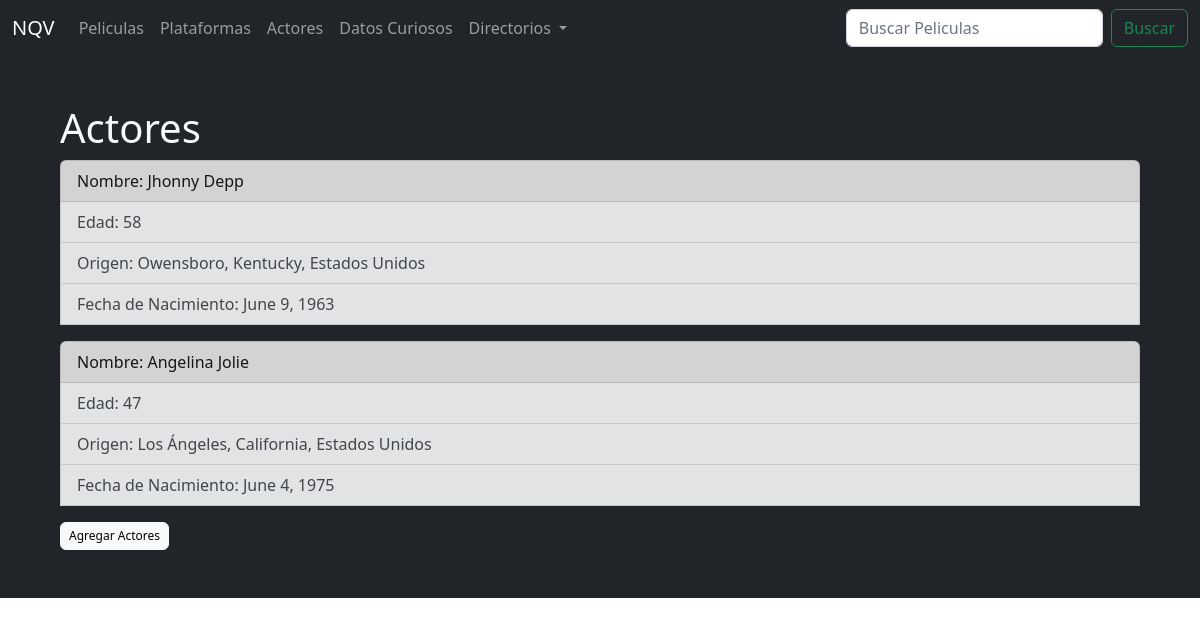
The page /AppNQV/actores on the database its author committed.
### AppNQV/models.py (models this page shows)
class Actores(models.Model):
    nombre= models.CharField(max_length=40,blank=True, null=True)
    apellido= models.CharField(max_length=40, blank=True, null=True)
    edad= models.IntegerField(blank=True, null=True)
    origen= models.CharField(max_length=40, blank=True, null=True)
    fechaDeNacimiento= models.DateField(blank=True, null=True)
    class Meta:
        verbose_name= 'actor'
        verbose_name_plural= 'actores'

### AppNQV/views.py (the view)
# urls.py: path('actores', views.actores),#listado actores
def actores(request):
    actores= Actores.objects.all()
    context = {'actores': actores}
    return render (request,'actores.html', context=context)

### AppNQV/templates/actores.html (shortened to what this page needs)
{% extends "padre.html" %}
{% load static %}
{% block contenidoQueCambia %}
<section class="bg-dark text-light p-5 ">
    <div class="container">
        <div>
            <div>
                <h1>Actores</h1>
            </div>
            {% for actor in actores %}
            <ul class="list-group">
                <li class="list-group-item list-group-item-dark">Nombre: {{actor.nombre}} {{actor.apellido}}</li>
                <li class="list-group-item list-group-item-secondary">Edad: {{actor.edad}}</li>
                <li class="list-group-item list-group-item-secondary">Origen: {{actor.origen}} </li>
                <li class="list-group-item list-group-item-secondary">Fecha de Nacimiento: {{actor.fechaDeNacimiento}} </li>
            </ul>
            {% endfor %}
        </div>
        <a href="/AppNQV/actoresFormulario" button type="button" class="btn btn-light"
            style="--bs-btn-padding-y: .25rem; --bs-btn-padding-x: .5rem; --bs-btn-font-size: .75rem;">
            Agregar Actores
        </a>
    </div>
</section>
{% endblock %}

### rows shown on the page
Actores: nombre "Jhonny", apellido "Depp", edad "58", origen "Owensboro, Kentucky, Estados Unidos", fechaDeNacimiento "June 9, 1963"
Actores: nombre "Angelina", apellido "Jolie", edad "47", origen "Los Ángeles, California, Estados Unidos", fechaDeNacimiento "June 4, 1975"
